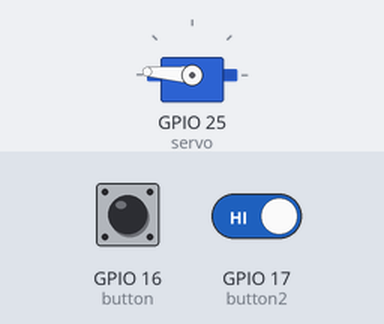
A program run on a simulated Raspberry Pi (BCM pin numbers). Parts: servo. Inputs (shaded band) come from the test bench; at power-on: GPIO 17 (button2) HIGH, GPIO 16 (button) HIGH. Servo angles are drawn from the pulse width (0.5 ms = 0°, 2.5 ms = 180°); what the program prints to the terminal is not drawn.

Above: at 1.2 s.
1.3 s: GPIO 17 (button2) driven LOW
Timing chart, 0 to 8.8 s (numbered marks = the images above; inputs shaded):
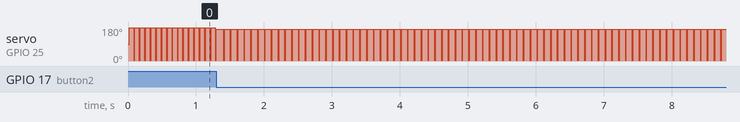

Measured:
- after the input at 1.3 s, servo on GPIO 25 (servo): alternates 168° for 0.08 s and 4° for 0.02 s, starting at once
- by itself, servo on GPIO 25 (servo): alternates 176° for 0.06 s and 4° for 0.02 s

The program:

Servo_button.py
```python
## Henry Coyle - servo bluetooth code
from gpiozero import Servo
from time import sleep
from gpiozero import Button


button2 = Button(17)
button = Button(16)
val =-1
myGPIO=25
myCorrection=0.45
maxPW=(2.0+myCorrection)/1000
minPW=(1.0-myCorrection)/1000

servo = Servo(myGPIO,min_pulse_width=minPW,max_pulse_width=maxPW)


#try:
servo.value = -1
while True:
	if button.is_pressed:
		print("turning left")
		servo.value = servo.value + .09
		sleep(.1)
	if button2.is_pressed:
		print("Turning right")
		servo.value = servo.value - .09
		sleep(.1)
	if servo.value>.9:
		servo.value = -1
	if servo.value<-.9:
		servo.value = 1
#except KeyboardInterrupt:
#	print("Stopping")
```
